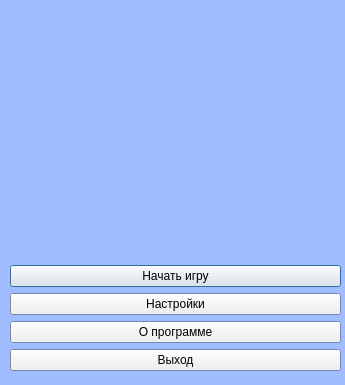
<?xml version="1.0" encoding="UTF-8"?>
<ui version="4.0">
 <class>FirstWindow</class>
 <widget class="QDialog" name="FirstWindow">
  <property name="geometry">
   <rect>
    <x>0</x>
    <y>0</y>
    <width>345</width>
    <height>385</height>
   </rect>
  </property>
  <property name="palette">
   <palette>
    <active>
     <colorrole role="Base">
      <brush brushstyle="SolidPattern">
       <color alpha="255">
        <red>255</red>
        <green>255</green>
        <blue>255</blue>
       </color>
      </brush>
     </colorrole>
     <colorrole role="Window">
      <brush brushstyle="SolidPattern">
       <color alpha="255">
        <red>160</red>
        <green>190</green>
        <blue>255</blue>
       </color>
      </brush>
     </colorrole>
    </active>
    <inactive>
     <colorrole role="Base">
      <brush brushstyle="SolidPattern">
       <color alpha="255">
        <red>255</red>
        <green>255</green>
        <blue>255</blue>
       </color>
      </brush>
     </colorrole>
     <colorrole role="Window">
      <brush brushstyle="SolidPattern">
       <color alpha="255">
        <red>160</red>
        <green>190</green>
        <blue>255</blue>
       </color>
      </brush>
     </colorrole>
    </inactive>
    <disabled>
     <colorrole role="Base">
      <brush brushstyle="SolidPattern">
       <color alpha="255">
        <red>160</red>
        <green>190</green>
        <blue>255</blue>
       </color>
      </brush>
     </colorrole>
     <colorrole role="Window">
      <brush brushstyle="SolidPattern">
       <color alpha="255">
        <red>160</red>
        <green>190</green>
        <blue>255</blue>
       </color>
      </brush>
     </colorrole>
    </disabled>
   </palette>
  </property>
  <property name="mouseTracking">
   <bool>false</bool>
  </property>
  <property name="windowTitle">
   <string>Cookies</string>
  </property>
  <property name="windowIcon">
   <iconset resource="../../images/resource.qrc">
    <normaloff>:/img/cookie1.png</normaloff>:/img/cookie1.png</iconset>
  </property>
  <widget class="QWidget" name="">
   <property name="geometry">
    <rect>
     <x>10</x>
     <y>10</y>
     <width>331</width>
     <height>361</height>
    </rect>
   </property>
   <layout class="QVBoxLayout" name="verticalLayout_3">
    <item>
     <layout class="QVBoxLayout" name="verticalLayout">
      <item>
       <widget class="QLabel" name="write1">
        <property name="text">
         <string/>
        </property>
        <property name="pixmap">
         <pixmap resource="../../images/resource.qrc">:/img/write.png</pixmap>
        </property>
       </widget>
      </item>
      <item>
       <layout class="QHBoxLayout" name="horizontalLayout">
        <item>
         <spacer name="horizontalSpacer">
          <property name="orientation">
           <enum>Qt::Horizontal</enum>
          </property>
          <property name="sizeHint" stdset="0">
           <size>
            <width>40</width>
            <height>20</height>
           </size>
          </property>
         </spacer>
        </item>
        <item>
         <widget class="QLabel" name="write2">
          <property name="text">
           <string/>
          </property>
          <property name="pixmap">
           <pixmap resource="../../images/resource.qrc">:/img/write1.png</pixmap>
          </property>
         </widget>
        </item>
        <item>
         <spacer name="horizontalSpacer_2">
          <property name="orientation">
           <enum>Qt::Horizontal</enum>
          </property>
          <property name="sizeHint" stdset="0">
           <size>
            <width>40</width>
            <height>20</height>
           </size>
          </property>
         </spacer>
        </item>
       </layout>
      </item>
     </layout>
    </item>
    <item>
     <spacer name="verticalSpacer">
      <property name="orientation">
       <enum>Qt::Vertical</enum>
      </property>
      <property name="sizeHint" stdset="0">
       <size>
        <width>17</width>
        <height>13</height>
       </size>
      </property>
     </spacer>
    </item>
    <item>
     <layout class="QHBoxLayout" name="horizontalLayout_2">
      <item>
       <spacer name="horizontalSpacer_3">
        <property name="orientation">
         <enum>Qt::Horizontal</enum>
        </property>
        <property name="sizeHint" stdset="0">
         <size>
          <width>40</width>
          <height>20</height>
         </size>
        </property>
       </spacer>
      </item>
      <item>
       <widget class="QLabel" name="pic">
        <property name="text">
         <string/>
        </property>
        <property name="pixmap">
         <pixmap resource="../../images/resource.qrc">:/img/cookie1.png</pixmap>
        </property>
       </widget>
      </item>
      <item>
       <spacer name="horizontalSpacer_4">
        <property name="orientation">
         <enum>Qt::Horizontal</enum>
        </property>
        <property name="sizeHint" stdset="0">
         <size>
          <width>40</width>
          <height>20</height>
         </size>
        </property>
       </spacer>
      </item>
     </layout>
    </item>
    <item>
     <spacer name="verticalSpacer_2">
      <property name="orientation">
       <enum>Qt::Vertical</enum>
      </property>
      <property name="sizeHint" stdset="0">
       <size>
        <width>20</width>
        <height>40</height>
       </size>
      </property>
     </spacer>
    </item>
    <item>
     <widget class="QSplitter" name="splitter">
      <property name="orientation">
       <enum>Qt::Vertical</enum>
      </property>
      <widget class="QWidget" name="">
       <layout class="QVBoxLayout" name="verticalLayout_2">
        <item>
         <widget class="QPushButton" name="startButton">
          <property name="text">
           <string>Начать игру</string>
          </property>
         </widget>
        </item>
        <item>
         <widget class="QPushButton" name="toolsButton">
          <property name="text">
           <string>Настройки</string>
          </property>
         </widget>
        </item>
        <item>
         <widget class="QPushButton" name="aboutButton">
          <property name="text">
           <string>О программе</string>
          </property>
         </widget>
        </item>
        <item>
         <widget class="QPushButton" name="exitButton">
          <property name="text">
           <string>Выход</string>
          </property>
         </widget>
        </item>
       </layout>
      </widget>
     </widget>
    </item>
   </layout>
  </widget>
 </widget>
 <resources>
  <include location="../../images/resource.qrc"/>
 </resources>
 <connections/>
</ui>
